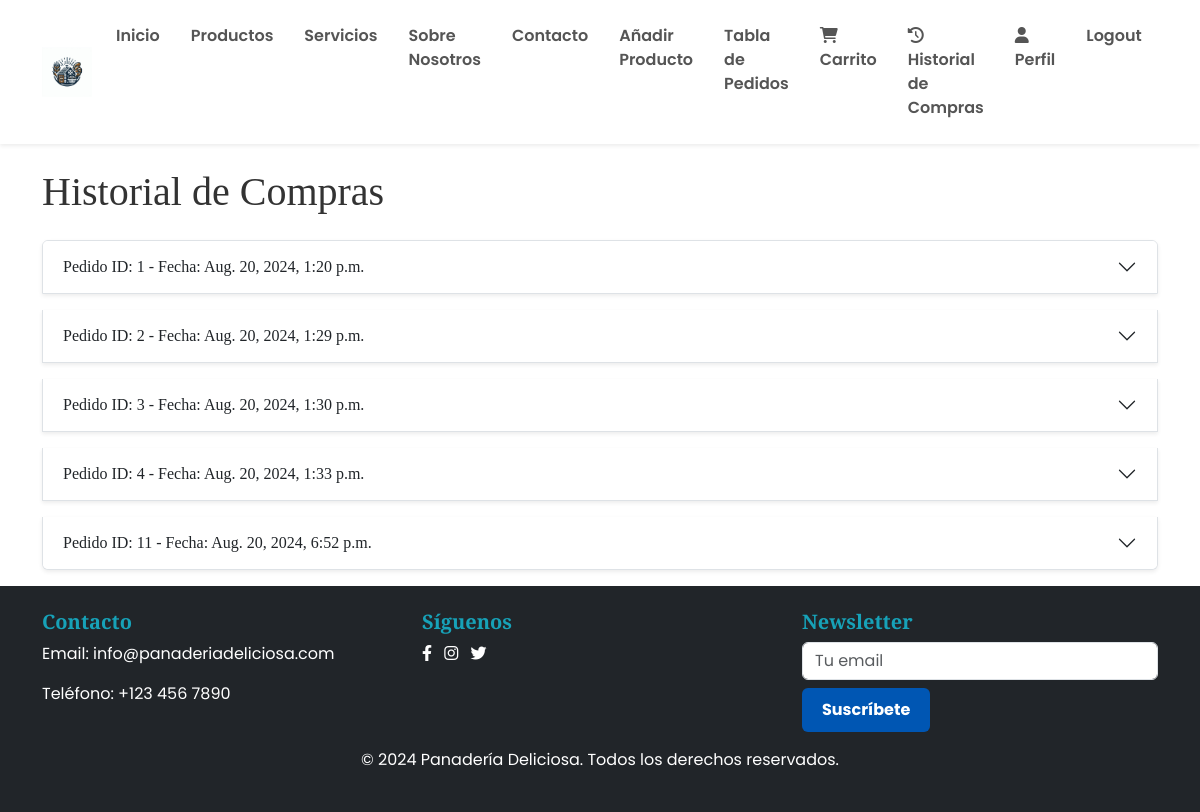
Page /purchase_history/ (signed in) on the earlier database version.
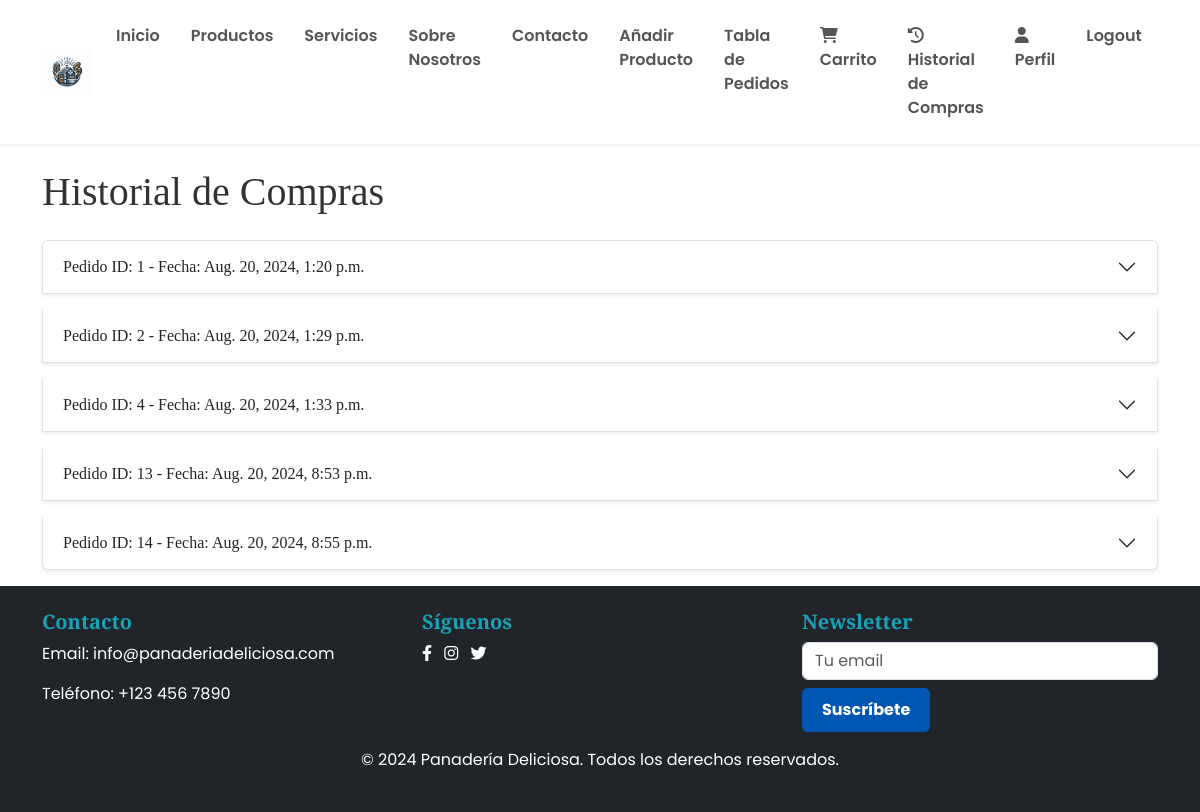
Same page on the later database version.
### ProyectoMenu/models.py (models this page shows, shortened)
class Purchase(models.Model):
    customer = models.ForeignKey(Customer, on_delete=models.CASCADE)
    product = models.ForeignKey(Product, on_delete=models.CASCADE)
    quantity = models.PositiveIntegerField(default=1)
    purchase_date = models.DateTimeField(auto_now_add=True)
    order_id = models.PositiveIntegerField()

### ProyectoMenu/views.py (the view)
# urls.py: path('purchase_history/', views.purchase_history, name='purchase_history'),
@login_required
def purchase_history(request):
    purchases = Purchase.objects.filter(customer=request.user.customer)
    return render(request, 'paginas/purchase_history.html', {'purchases': purchases})

### ProyectoMenu/templates/paginas/Purchase_history.html (shortened to what this page needs)
{% extends 'base.html' %}
{% load static %}
{% block contenido %}
<div class="container mt-4">
    <h1 class="mb-4">Historial de Compras</h1>
    {% if purchases %}
    {% regroup purchases by order_id as purchase_groups %}
    <div class="accordion" id="purchaseAccordion">
        {% for group in purchase_groups %}
        <div class="accordion-item shadow-sm mb-3">
            <h2 class="accordion-header" id="heading{{ forloop.counter }}">
                <button class="accordion-button collapsed" type="button" data-bs-toggle="collapse" data-bs-target="#collapse{{ forloop.counter }}" aria-expanded="false" aria-controls="collapse{{ forloop.counter }}">
                    Pedido ID: {{ group.grouper }} - Fecha: {{ group.list.0.purchase_date }}
                </button>
            </h2>
        </div>
        {% endfor %}
    </div>
    {% else %}
    <p>No tienes historial de compras.</p>
    {% endif %}
</div>
{% endblock %}

Differences in the rows shown:
removed Purchase: list.0.purchase_date "Aug. 20, 2024, 1:30 p.m."
removed Purchase: list.0.purchase_date "Aug. 20, 2024, 6:52 p.m."
added Purchase: list.0.purchase_date "Aug. 20, 2024, 8:53 p.m."
added Purchase: list.0.purchase_date "Aug. 20, 2024, 8:55 p.m."
Other differences:
new list line: "Pedido ID: 13 - Fecha:"
new list line: "Pedido ID: 14 - Fecha:"
list line gone: "Pedido ID: 3 - Fecha:"
list line gone: "Pedido ID: 11 - Fecha:"
